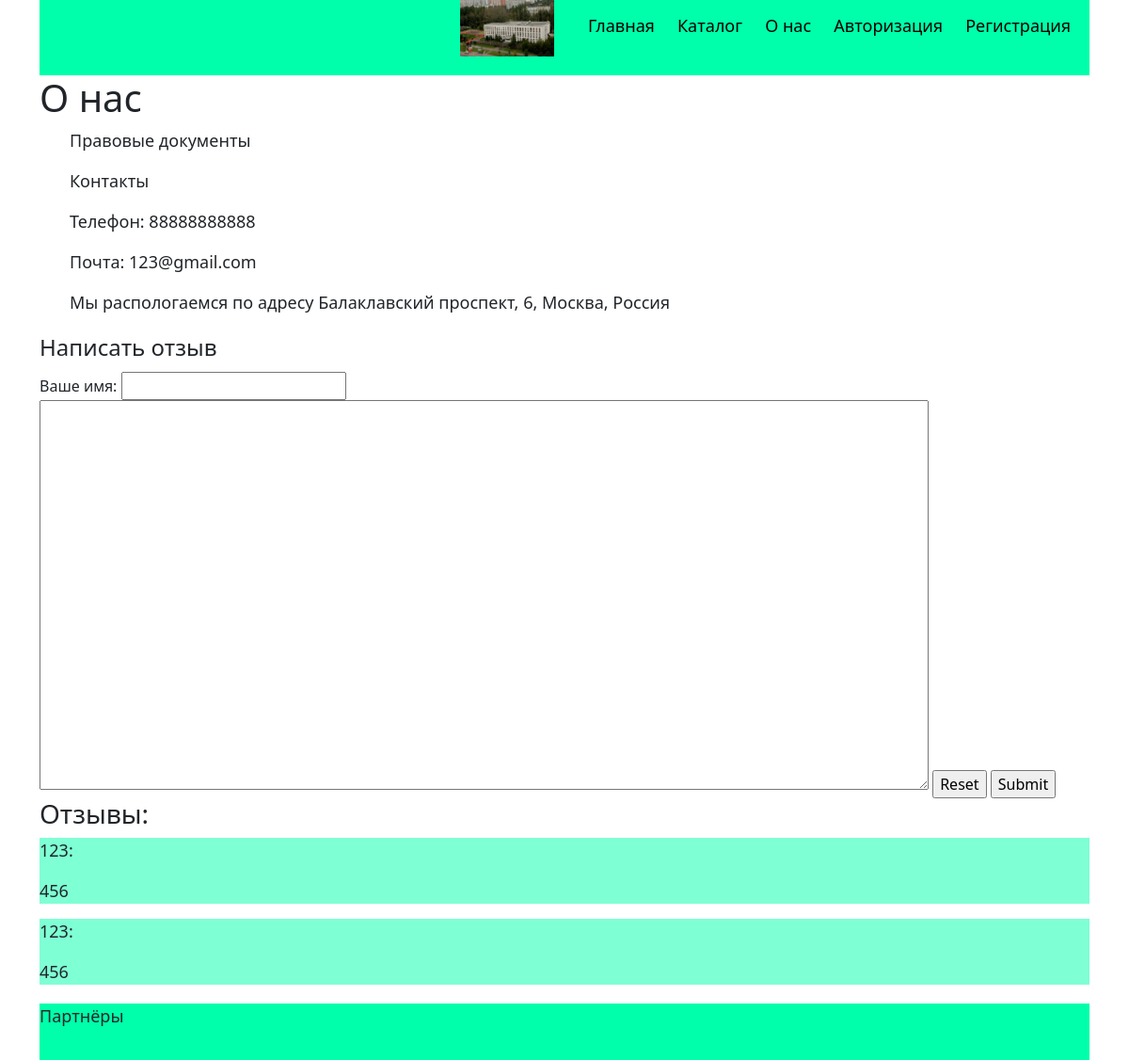
/about_us/, run on an earlier commit of the app's database.
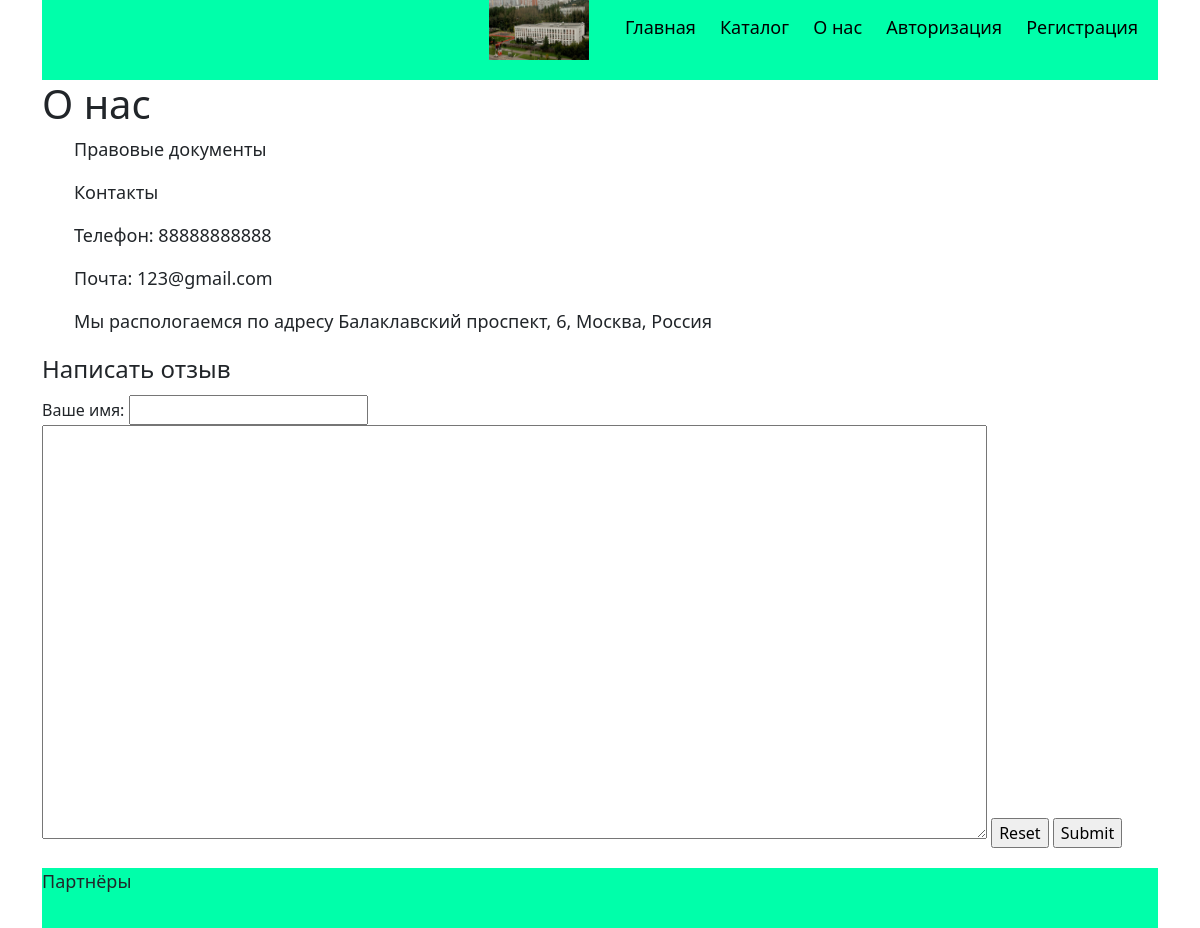
And on a later commit of the database.
### ORM.py (models this page shows)
class Feedback(db.Model):
    id = db.Column(db.Integer, primary_key=True)
    name = db.Column(db.String(200))
    review = db.Column(db.String(200))

### main.py (the view)
@app.route('/about_us/', methods=['GET', 'POST'])
def about_us():
    if request.method == 'POST':
        name = request.form.get('name')
        review = request.form.get('review')
        if name!='' and review!='':
            db.session.add(Feedback(name=name,review=review))
            db.session.commit()
    return render_template('About_us.html',feedback=Feedback.query.all())

### templates/About_us.html (shortened to what this page needs)
{% extends "base.html" %}
{% block content %}
        <h1>О нас</h1>
        <ul>
            <li><p>Правовые документы</p></li>
            <li><p>Контакты</p></li>
            <li><p>Телефон: 88888888888</p></li>
            <li><p>Почта: 123@gmail.com</p></li>
            <li><p>Мы распологаемся по адресу Балаклавский проспект, 6, Москва, Россия</p></li>
        </ul>
        <form method="post">
            <legend>Написать отзыв</legend>
            Ваше имя: <input type="text" name="name"> <br>
            <textarea name="review" id="" cols="100" rows="17"></textarea>
            <input type="reset">
            <input type="submit">
        </form>
        {% if feedback %}
            <div>
                <h3>Отзывы:</h3>
                {% for feed in feedback %}
                    <div class="feedback">
                        <p>{{feed.name+':'}}</p>
                        <p>{{feed.review}}</p>
                    </div>
                {% endfor %}
            </div>
        {% endif %}
{% endblock %}

### templates/base.html (shortened to what this page needs)
<!DOCTYPE html>
<html lang="en">
<head>
    <link href="https://cdn.jsdelivr.net/npm/bootstrap@5.1.3/dist/css/bootstrap.min.css" rel="stylesheet">
    <link rel="stylesheet" type="text/css" href="{{ url_for('static', filename='style.css') }}">
</head>
<body>
    <div class="container">
        <header>
            <img class='logot' src="{{ url_for('static', filename='log.jpg') }}" alt="Логотип"></a>
            <ul class="menu_links">
                <li class='menu_link'><a href="/">Главная</a></li>
                <li class='menu_link'><a href="/catalog/">Каталог</a></li>
                <li class='menu_link'><a href="/about_us/">О нас</a></li>
                {% if session['login'] %}
                    <li class='menu_link'><a href="/shopping_cart/">Корзина</a></li>
                    <li class='menu_link'><a href="/orders/">Заказы</a></li>
                    <li class='menu_link'><a href="/profile/">Профиль</a></li>
                    <li class='menu_link'><a href="/sign_out/">Выйти</a></li>
                {% else %}
                    <li class='menu_link'><a href="/sign_in/">Авторизация</a></li>
                    <li class='menu_link'><a href="/registration/">Регистрация</a></li>
                {% endif %}
            </ul>
        </header>
        <div>{% block content %}{% endblock %}</div>
        <footer>
            <p>Партнёры</p>
        </footer>
    </div>
</body>
</html>

### static/Style.css (style rules this page uses)
ul { list-style-type:none }
header { width: 100%; background-color: #0FA; height: 80px; text-align: right; }
footer { background-color: #0FA; height: 60px; margin-top: 20px; }
a { text-decoration: none; color: black; font-size: large; }
p { font-size: large; }
.logot { width: 100px; height: 60px; display: inline-block; }
.menu_links { margin-left: auto; margin-right: 0; display: inline-block; }
.menu_link { text-align: right; display: inline-block; margin-right: 20px; }
.container { margin: 0 auto; width: 100%; }

What changed in the data, as far as the page shows it:
removed Feedback: name "123:", review "456"
removed Feedback: name "123:", review "456"
Also different on the page:
text no longer shown: "Отзывы:"
